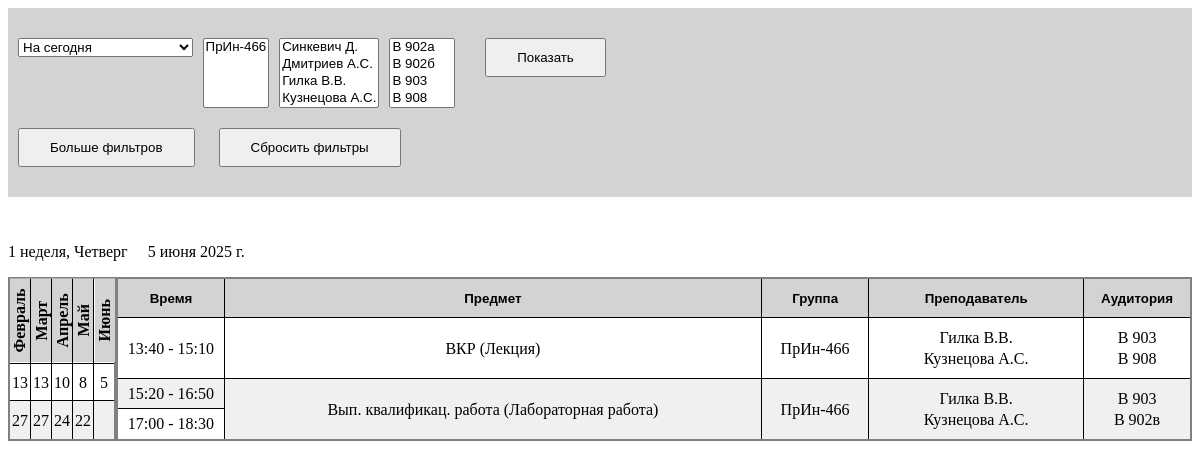
Screenshot of /visualization/ with the database file from the repository.
### api/models.py (models this page shows, shortened)
class CommonModel(models.Model):
    class Meta:
        abstract = True
    idnumber = models.CharField(
        unique=True,
        blank=True,
        null=True,
        max_length=260,
        verbose_name="Уникальный строковый идентификатор",
    )
    datecreated = models.DateTimeField(auto_now_add=True, verbose_name="Дата создания записи")
    datemodified = models.DateTimeField(auto_now_add=True, verbose_name="Дата изменения записи")
    dateaccessed = models.DateTimeField(
        null=True, blank=True, verbose_name="Дата доступа к записи"
    )
    author = models.ForeignKey(
        User, blank=True, null=True, on_delete=models.SET_NULL, verbose_name="Автор записи"
    )
    note = models.TextField(
        null=True, blank=True, verbose_name="Комментарий для этой записи", max_length=1024
    )
    def __str__(self):
        return self.__repr__()

class Event(CommonModel):
    class Meta:
        verbose_name = "Событие"
        verbose_name_plural = "События"
    date = models.DateField(null=True, blank=False, verbose_name="Дата")
    date_override = models.ForeignKey(DayDateOverride, null=True, blank=True, editable=False, on_delete=models.SET_NULL, verbose_name="Перенос дня")
    kind_override = models.ForeignKey(EventKind, null=True, on_delete=models.PROTECT, verbose_name="Тип")
    subject_override = models.ForeignKey(Subject, null=True, on_delete=models.PROTECT, verbose_name="Предмет")
    participants_override = models.ManyToManyField(EventParticipant, verbose_name="Участники")
    places_override = models.ManyToManyField(EventPlace, verbose_name="Места")
    time_slot_override = models.ForeignKey(TimeSlot, null=True, on_delete=models.PROTECT, verbose_name="Временной интервал")
    abstract_event = models.ForeignKey(AbstractEvent, null=True, on_delete=models.CASCADE, verbose_name="Абстрактное событие")
    is_event_canceled = models.BooleanField(verbose_name="Событие отменено", default=False)
    event_cancel = models.ForeignKey(EventCancel, null=True, blank=True, on_delete=models.SET_NULL, verbose_name="Отмена события")
    def get_groups(self):
        return self.participants_override.filter(is_group=True)
    def get_teachers(self):
        return self.participants_override.filter(role__in=[EventParticipant.Role.TEACHER, EventParticipant.Role.ASSISTANT])

class AbstractEvent(CommonModel):
    class Meta:
        verbose_name = "Абстрактное событие"
        verbose_name_plural = "Абстрактные события"
    kind = models.ForeignKey(EventKind, null=True, blank=True, on_delete=models.PROTECT, verbose_name="Тип")
    subject = models.ForeignKey(Subject, on_delete=models.PROTECT, verbose_name="Предмет")
    participants = models.ManyToManyField(EventParticipant, verbose_name="Участники")
    places = models.ManyToManyField(EventPlace, verbose_name="Места")
    abstract_day = models.ForeignKey(AbstractDay, on_delete=models.PROTECT, verbose_name="Абстрактный день")
    time_slot = models.ForeignKey(TimeSlot, on_delete=models.PROTECT, verbose_name="Временной интервал")
    holds_on_date = models.DateField(null=True, blank=True, verbose_name="Проводится только в заданный день")
    schedule = models.ForeignKey(Schedule, null=True, on_delete=models.CASCADE, related_name="events", verbose_name="Расписание")
    changes = models.ForeignKey(AbstractEventChanges, null=True, blank=True, on_delete=models.SET_NULL, editable=True, verbose_name="Изменения")

class AbstractDay(CommonModel):
    class Meta:
        verbose_name = "Абстрактный день"
        verbose_name_plural = "Абстрактные дни"
    day_number = models.IntegerField(verbose_name="Смещение от начала повторяющгося фрагмента (пн. первой недели)")
    name = models.CharField(verbose_name="Имя дня в рамках шаблона", max_length=64)

class TimeSlot(CommonModel):
    class Meta:
        verbose_name = "Время проведения события"
        verbose_name_plural = "Времена проведения события"
    alt_name = models.TextField(null=True, verbose_name="Академ. часы пары")
    start_time = models.TimeField(verbose_name="Время начала")
    end_time = models.TimeField(null=True, verbose_name="Время окончания")
    def __repr__(self):
        res = self.start_time.strftime("%H:%M")
        if self.end_time:
            res += "-{}".format(self.end_time.strftime("%H:%M"))
        return f"{self.alt_name}ч. / {res}"

class Subject(CommonModel):
    class Meta:
        verbose_name = "Предмет"
        verbose_name_plural = "Предметы"
    name = models.CharField(max_length=256, verbose_name="Название")
    def __repr__(self):
        return str(self.name)

class EventKind(CommonModel):
    class Meta:
        verbose_name = "Тип события"
        verbose_name_plural = "Типы событий"
    name = models.CharField(verbose_name="Название типа", max_length=64)
    def __repr__(self):
        return str(self.name)

class EventParticipant(CommonModel):
    class Meta:
        verbose_name = "Участник события"
        verbose_name_plural = "Участники события"
    class Role(models.TextChoices):
        STUDENT = "student", "Студент"
        TEACHER = "teacher", "Преподаватель"
        ASSISTANT = "assistant", "Ассистент"
    name = models.CharField(max_length=255, verbose_name="Имя")
    role = models.CharField(choices=Role, max_length=48, null=False, verbose_name="Роль")
    is_group = models.BooleanField(verbose_name="Является группой", default=False)
    department = models.ForeignKey(Department, null=True, on_delete=models.SET_NULL, verbose_name="Подразделение")

class EventPlace(CommonModel):
    class Meta:
        verbose_name = "Место проведения события"
        verbose_name_plural = "Места проведения события"
    building = models.CharField(max_length=128, verbose_name="Корпус")
    room = models.CharField(max_length=64, verbose_name="Аудитория")
    def __repr__(self):
        return f"{self.building} {self.room}"

### visualization/views.py (the view, shortened to what this page needs)
# urls.py: path("visualization/", views.index, name = "index"),
def index(request):
    selected = {
        "date" : "today",
        "left_date" : "",
        "right_date" : "",
        "group" : "",
        "teacher" : "",
        "place" : "",
        "subject" : "",
        "kind" : "",
        "time_slot" : ""
    }
    groups = ReadAPI.get_all_groups().values_list("name", flat=True)
    teachers = ReadAPI.get_all_teachers().values_list("name", flat=True)
    places = [str(p) for p in ReadAPI.get_all_places()]
    subjects = ReadAPI.get_all_subjects().values_list("name", flat=True)
    kinds = ReadAPI.get_all_kinds().values_list("name", flat=True)
    time_slots = [str(ts) for ts in ReadAPI.get_all_time_slots()]
    data = get_table_data(selected)
    data = {"selected" : selected,
            "groups" : groups,
            "teachers" : teachers,
            "places" : places,
            "subjects" : subjects,
            "kinds" : kinds,
            "time_slots" : time_slots,
            "data" : data,
            "addition_filters_visible" : request.POST.get("addition_filters_visible") if "addition_filters_visible" in request.POST else "0"
    }
    return render(request, "index.html", context = data)

### templates/index.html (shortened to what this page needs)
<!DOCTYPE html>
<html>
    <head>
        {% load static %}
        <link href="https://cdn.jsdelivr.net/npm/select2@4.1.0-rc.0/dist/css/select2.min.css" rel="stylesheet">
        <link href="{% static 'styles/style.css' %}" rel="stylesheet">
    </head>
    <body>
        {% include "header.html" %}
        {% if data|length == 0 %}
            {% include "emptyTable.html" %}
        {% else %}
            {% include "table.html" %}
        {% endif %}
    </body>
</html>

### templates/header.html (shortened to what this page needs)
<form action="" method="post" id="header-form">
    <header>
        <div class="main-filters-container">
            <div class="date-filter-container" id="date-filter-container">
                <select class="date-select" name="date" id="date-select" onchange="on_date_select_change()">
                    <option value="today" {% if selected.date == "today" %} selected {% endif %}>На сегодня</option>
                </select>
            </div>
            <select class="group-pillbox" name="group[]" multiple="multiple">
                {% for group in groups %}
                    <option value="{{ group }}" {% if group in selected.group %} selected {% endif %}>{{ group }}</option>
                {% endfor %}
            </select>
            <select class="teacher-pillbox" name="teacher[]" multiple="multiple">
                {% for teacher in teachers %}
                    <option value="{{ teacher }}" {% if teacher in selected.teacher %} selected {% endif %}>{{ teacher }}</option>
                {% endfor %}
            </select>
            <select class="place-pillbox" name="place[]" multiple="multiple">
                {% for place in places %}
                    <option value="{{ place }}" {% if place in selected.place %} selected {% endif %}>{{ place }}</option>
                {% endfor %}
            </select>
            <button type="submit"id="submit-button" onclick="this.form.submit()" style="margin-left: 20px;">Показать</button>
        </div>
        <div style="margin-top: 20px;">
            <button type="button" id="more-filters-button" onclick="update_filters_visibility()">
                {% if addition_filters_visible == "1" %}
                    Меньше фильтров
                {% else %}
                    Больше фильтров
                {% endif %}
            </button>
            <button type="button" onclick="drop_filters()" style="margin-left: 20px;">Сбросить фильтры</button>
        </div>
    </header>
</form>

### templates/table.html (shortened to what this page needs)
{% for entry, row_spans, calendar in data %}
    <div class="schedule-date-info">
        <p>{{ entry.0.abstract_event.abstract_day.name }}</p>
        <p>{{ entry.0.date }}</p>
    </div>
    <div style="display: flex;">
        {% include "calendarTable.html" %}
        <table class="entries-table">
            <thead>
                <tr>
                    <th id="c1h{{ forloop.counter }}">
                        <button onclick="change_visibility('c1', '{{ forloop.counter }}')">Время</button>
                    </th>
                    <th id="c2h{{ forloop.counter }}">
                        <button onclick="change_visibility('c2', '{{ forloop.counter }}')">Предмет</button>
                    </th>
                    <th id="c3h{{ forloop.counter }}">
                        <button onclick="change_visibility('c3', '{{ forloop.counter }}')">Группа</button>
                    </th>
                    <th id="c4h{{ forloop.counter }}">
                        <button onclick="change_visibility('c4', '{{ forloop.counter }}')">Преподаватель</button>
                    </th>
                    <th id="c5h{{ forloop.counter }}">
                        <button onclick="change_visibility('c5', '{{ forloop.counter }}')">Аудитория</button>
                    </th>
                </tr>
            </thead>
            <tbody>
                {% for event in entry %}
                    <tr name="r{{ forloop.parentloop.counter }}">
                        <td name="c1d{{ forloop.parentloop.counter }}" {% if event.is_event_canceled %} class="canceled-cell" {% endif %}>
                            {{ event.time_slot_override.start_time }} - {{ event.time_slot_override.end_time }}
                        </td>
                        {% if row_spans|list_item:forloop.counter != 0 %}
                            <td
                            name="c2d{{ forloop.parentloop.counter }}" rowspan="{{ row_spans|list_item:forloop.counter }}">
                                {{ event.subject_override }} ({{ event.kind_override }})
                            </td>
                            <td
                            name="c3d{{ forloop.parentloop.counter }}" rowspan="{{ row_spans|list_item:forloop.counter }}">
                                {% for group in event.get_groups.all %}
                                    {{ group.name|linebreaks }}
                                {% endfor %}
                            </td>
                            <td
                            name="c4d{{ forloop.parentloop.counter }}" rowspan="{{ row_spans|list_item:forloop.counter }}">
                                {% for teacher in event.get_teachers.all %}
                                    {{ teacher.name|linebreaks }}
                                {% endfor %}
                            </td>
                            <td
                            name="c5d{{ forloop.parentloop.counter }}" rowspan="{{ row_spans|list_item:forloop.counter }}">
                                {% for place in event.places_override.all %}
                                    {{ place|linebreaks }}
                                {% endfor %}
                            </td>
                        {% endif %}
                    </tr>
                {% endfor %}
            </tbody>
        </table>
    </div>
{% endfor %}

### templates/calendarTable.html
<table class="calendar-table">
    <thead>
        <tr>
            {% for month in calendar.0 %}
                <th style="writing-mode: vertical-rl; transform: scale(-1, -1);">{{ month }}</th>
            {% endfor %}
        </tr>
    </thead>
    <tbody>
        {% for days in calendar.1 %}
            <tr>
                {% for day in days %}
                    <td>{{ day }}</td>
                {% endfor %}
            </tr>
        {% endfor %}
    </tbody>
</table>

### rows the page displays
Event: abstract_event.name "1 неделя, Четверг", date "5 июня 2025 г.", 0 "Февраль" "Март" "Апрель" "Май" "Июнь", days "13" "13" "10" "8" "5" "27" "27" "24" "22", time_slot_override.start_time "13:40", time_slot_override.end_time "15:10", subject_override "ВКР", kind_override "Лекция"
EventParticipant: name "ПрИн-466"
EventParticipant: name "Гилка В.В."
EventParticipant: name "Кузнецова А.С."
EventPlace: building+room "В 903"
EventPlace: building+room "В 908"
Event: time_slot_override.start_time "15:20", time_slot_override.end_time "16:50", subject_override "Вып. квалификац. работа", kind_override "Лабораторная работа"
EventPlace: building+room "В 902в"
Event: time_slot_override.start_time "17:00", time_slot_override.end_time "18:30"
